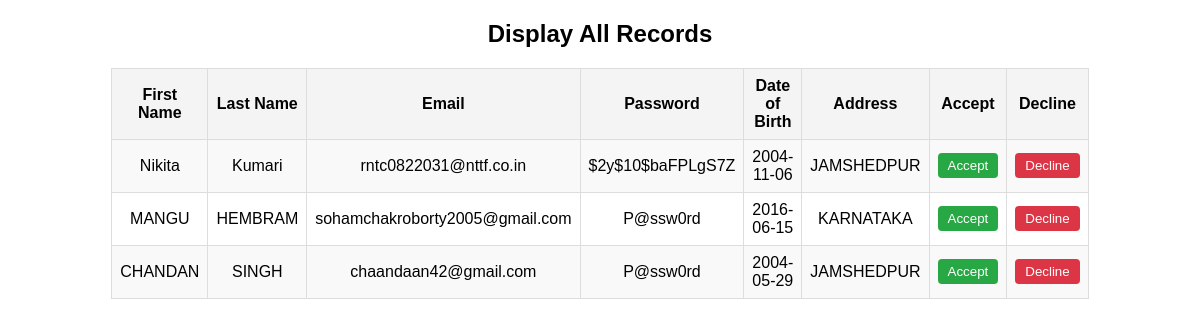
Screenshot of /php/admin.php with the database file from the repository.
### tables this page shows
CREATE TABLE `user` (
  `ID` int(12) NOT NULL,
  `FirstName` varchar(30) NOT NULL,
  `LastName` varchar(30) NOT NULL,
  `Phone` bigint(10) NOT NULL,
  `Mail` varchar(30) NOT NULL,
  `Password` varchar(16) NOT NULL,
  `DOB` date NOT NULL,
  `City` varchar(20) NOT NULL
);

### php/admin.php (the view, shortened to what this page needs)
<!DOCTYPE html>
<html lang="en">
<head>
</head>
<body>
<?php
include 'signup.php';
$query = "SELECT * FROM user";
$run = mysqli_query($con, $query);
$count = mysqli_num_rows($run);
if ($count > 0) {
?>
    <h2 style="text-align: center;">Display All Records</h2>
    <table>
        <tr>
            <th>First Name</th>
            <th>Last Name</th>
            <th>Email</th>
            <th>Password</th>
            <th>Date of Birth</th>
            <th>Address</th>
            <th>Accept</th>
            <th>Decline</th>
        </tr>
        <?php while ($call = mysqli_fetch_assoc($run)) { ?>
            <tr id="row-<?php= $call['id']; ?>">
                <td><?= htmlspecialchars($call['FirstName']); ?></td>
                <td><?= htmlspecialchars($call['LastName']); ?></td>
                <td><?= htmlspecialchars($call['Mail']); ?></td>
                <td><?= htmlspecialchars($call['Password']); ?></td>
                <td><?= htmlspecialchars($call['DOB']); ?></td>
                <td><?= htmlspecialchars($call['City']); ?></td>
                <td>
                    <button class="accept" onclick="handleAction('accept', <?php= $call['id']; ?>)">Accept</button>
                </td>
                <td>
                    <button class="decline" onclick="handleAction('decline', <?php= $call['id']; ?>)">Decline</button>
                </td>
            </tr>
        <?php } ?>
    </table>
<?php
} else {
    echo "<p style='text-align: center;'>No records found</p>";
}
?>
</body>
</html>

### php/admin.php (style rules this page uses)
body { font-family: Arial, sans-serif; }
table { border-collapse: collapse; width: 80%; margin: 20px auto; }
th, td { border: 1px solid #ddd; padding: 8px; text-align: center; }
th { background-color: #f4f4f4; }
tr:nth-child(even) { background-color: #f9f9f9; }
button { padding: 5px 10px; border: none; border-radius: 4px; cursor: pointer; }
.accept { background-color: #28a745; color: white; }
.decline { background-color: #dc3545; color: white; }

### rows the page displays
user: FirstName "Nikita", LastName "Kumari", Mail "rntc0822031@nttf.co.in", Password "$2y$10$baFPLgS7Z", DOB "2004-11-06", City "JAMSHEDPUR"
user: FirstName "MANGU", LastName "HEMBRAM", Mail "sohamchakroborty2005@gmail.com", Password "P@ssw0rd", DOB "2016-06-15", City "KARNATAKA"
user: FirstName "CHANDAN", LastName "SINGH", Mail "chaandaan42@gmail.com", Password "P@ssw0rd", DOB "2004-05-29", City "JAMSHEDPUR"
